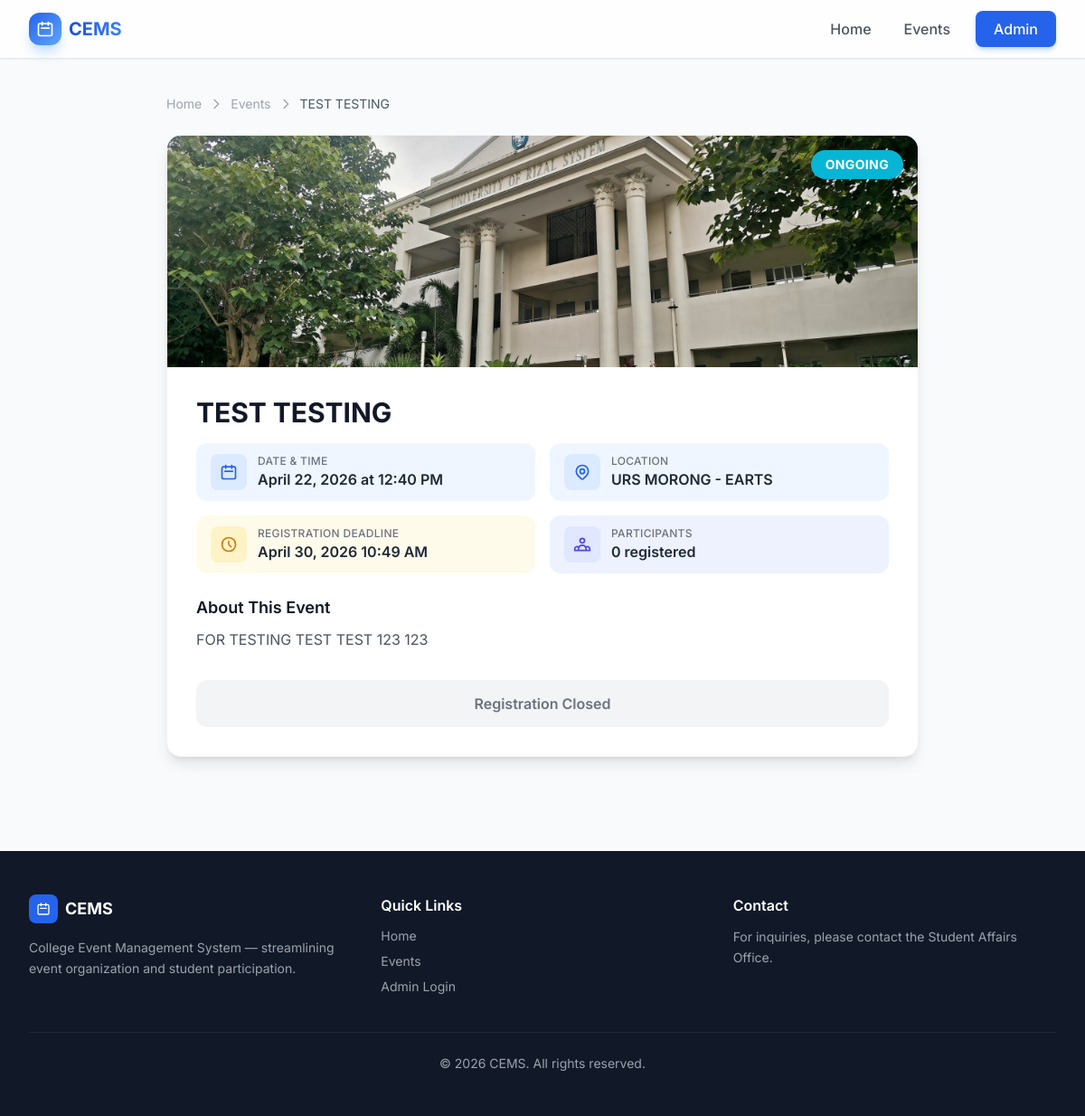
Screenshot of /events/12/ with the database file from the repository.
### events/models.py (models this page shows, shortened)
class Event(models.Model):
    STATUS_CHOICES = [
        ('upcoming', 'Upcoming'),
        ('ongoing', 'Ongoing'),
        ('closed', 'Closed'),
    ]
    title = models.CharField(max_length=200)
    description = models.TextField()
    date = models.DateField()
    time = models.TimeField()
    end_date = models.DateField(null=True, blank=True)
    end_time = models.TimeField(null=True, blank=True)
    location = models.CharField(max_length=200)
    image = models.ImageField(upload_to='events/', null=True, blank=True)
    registration_deadline = models.DateTimeField()
    participant_limit = models.PositiveIntegerField(default=0, help_text="0 = unlimited")
    status = models.CharField(max_length=10, choices=STATUS_CHOICES, default='upcoming')
    is_active = models.BooleanField(default=True)
    created_at = models.DateTimeField(auto_now_add=True)
    updated_at = models.DateTimeField(auto_now=True)
    class Meta:
        ordering = ['-date', '-time']
    @property
    def is_registration_open(self):
        return (
            self.is_active
            and self.status != 'closed'
            and timezone.now() <= self.registration_deadline
            and (self.participant_limit == 0 or self.registration_count < self.participant_limit)
        )
    @property
    def registration_count(self):
        return self.registrations.count()

### events/views.py (the view)
# urls.py: path('events/<int:pk>/', views.event_detail, name='event_detail'),
def event_detail(request, pk):
    event = get_object_or_404(Event, pk=pk, is_active=True)
    return render(request, 'events/event_detail.html', {'event': event})

### templates/events/event_detail.html (shortened to what this page needs)
{% extends "base.html" %}
{% block content %}
<div class="max-w-4xl mx-auto px-4 sm:px-6 lg:px-8 py-10 fade-in">
    <nav class="flex items-center gap-2 text-sm text-gray-400 mb-6">
        <a href="{% url 'events:home' %}" class="hover:text-blue-600 transition">Home</a>
        <svg class="w-4 h-4" fill="none" stroke="currentColor" viewBox="0 0 24 24"><path stroke-linecap="round" stroke-linejoin="round" stroke-width="2" d="M9 5l7 7-7 7"/></svg>
        <a href="{% url 'events:event_list' %}" class="hover:text-blue-600 transition">Events</a>
        <svg class="w-4 h-4" fill="none" stroke="currentColor" viewBox="0 0 24 24"><path stroke-linecap="round" stroke-linejoin="round" stroke-width="2" d="M9 5l7 7-7 7"/></svg>
        <span class="text-gray-600">{{ event.title|truncatewords:5 }}</span>
    </nav>
    <div class="bg-white rounded-2xl shadow-lg border border-gray-100 overflow-hidden">
        <div class="h-64 bg-gradient-to-br from-blue-500 to-indigo-600 flex items-center justify-center relative">
            {% if event.image %}
            <img src="{{ event.image.url }}" class="w-full h-full object-cover" alt="{{ event.title }}">
            {% else %}
            <svg class="w-16 h-16 text-white/40" fill="none" stroke="currentColor" viewBox="0 0 24 24"><path stroke-linecap="round" stroke-linejoin="round" stroke-width="1.5" d="M8 7V3m8 4V3m-9 8h10M5 21h14a2 2 0 002-2V7a2 2 0 00-2-2H5a2 2 0 00-2 2v12a2 2 0 002 2z"/></svg>
            {% endif %}
            <span class="absolute top-4 right-4 px-4 py-1.5 text-sm font-bold rounded-full uppercase tracking-wide shadow-lg
                {% if event.status == 'upcoming' %}bg-blue-500 text-white
                {% elif event.status == 'ongoing' %}bg-cyan-500 text-white
                {% else %}bg-red-500 text-white{% endif %}">
                {{ event.status }}
            </span>
        </div>
        <div class="p-6 md:p-8">
            <h1 class="text-2xl md:text-3xl font-bold text-gray-900 mb-4">{{ event.title }}</h1>
            <div class="grid sm:grid-cols-2 gap-4 mb-6">
                <div class="flex items-center gap-3 bg-blue-50 rounded-xl px-4 py-3">
                    <div class="w-10 h-10 bg-blue-100 rounded-lg flex items-center justify-center">
                        <svg class="w-5 h-5 text-blue-600" fill="none" stroke="currentColor" viewBox="0 0 24 24"><path stroke-linecap="round" stroke-linejoin="round" stroke-width="2" d="M8 7V3m8 4V3m-9 8h10M5 21h14a2 2 0 002-2V7a2 2 0 00-2-2H5a2 2 0 00-2 2v12a2 2 0 002 2z"/></svg>
                    </div>
                    <div>
                        <p class="text-xs text-gray-500 uppercase tracking-wide font-medium">Date & Time</p>
                        <p class="font-semibold text-gray-800">{{ event.date|date:"F d, Y" }} at {{ event.time|time:"g:i A" }}</p>
                    </div>
                </div>
                <div class="flex items-center gap-3 bg-blue-50 rounded-xl px-4 py-3">
                    <div class="w-10 h-10 bg-blue-100 rounded-lg flex items-center justify-center">
                    </div>
                    <div>
                        <p class="text-xs text-gray-500 uppercase tracking-wide font-medium">Location</p>
                        <p class="font-semibold text-gray-800">{{ event.location }}</p>
                    </div>
                </div>
                <div class="flex items-center gap-3 bg-amber-50 rounded-xl px-4 py-3">
                    <div class="w-10 h-10 bg-amber-100 rounded-lg flex items-center justify-center">
                        <svg class="w-5 h-5 text-amber-600" fill="none" stroke="currentColor" viewBox="0 0 24 24"><path stroke-linecap="round" stroke-linejoin="round" stroke-width="2" d="M12 8v4l3 3m6-3a9 9 0 11-18 0 9 9 0 0118 0z"/></svg>
                    </div>
                    <div>
                        <p class="text-xs text-gray-500 uppercase tracking-wide font-medium">Registration Deadline</p>
                        <p class="font-semibold text-gray-800">{{ event.registration_deadline|date:"F d, Y g:i A" }}</p>
                    </div>
                </div>
                <div class="flex items-center gap-3 bg-indigo-50 rounded-xl px-4 py-3">
                    <div class="w-10 h-10 bg-indigo-100 rounded-lg flex items-center justify-center">
                    </div>
                    <div>
                        <p class="text-xs text-gray-500 uppercase tracking-wide font-medium">Participants</p>
                        <p class="font-semibold text-gray-800">
                            {{ event.registration_count }} registered
                        </p>
                    </div>
                </div>
            </div>
            <div class="mb-8">
                <h2 class="text-lg font-semibold text-gray-900 mb-2">About This Event</h2>
                <div class="text-gray-600 leading-relaxed whitespace-pre-line">{{ event.description }}</div>
            </div>
            {% if event.is_registration_open %}
            <a href="{% url 'registrations:register' event.pk %}"
               class="block text-center px-6 py-3.5 bg-blue-600 text-white rounded-xl hover:bg-blue-700 font-semibold transition shadow-lg shadow-blue-200 text-lg">
                Register Now
            </a>
            {% else %}
            <div class="text-center px-6 py-3.5 bg-gray-100 text-gray-500 rounded-xl font-semibold cursor-not-allowed">
                Registration Closed
            </div>
            {% endif %}
        </div>
    </div>
</div>
{% endblock %}

### templates/base.html (style rules this page uses)
body { font-family: 'Inter', system-ui, sans-serif; }
.fade-in { animation: fadeIn 0.5s ease-out; }

### rows the page displays
Event: title "TEST TESTING", image (picture), status "ONGOING", date "April 22, 2026", time "12:40 PM", location "URS MORONG - EARTS", registration_deadline "April 30, 2026 10:49 AM", registration_count "0", description "FOR TESTING TEST TEST 123 123"
